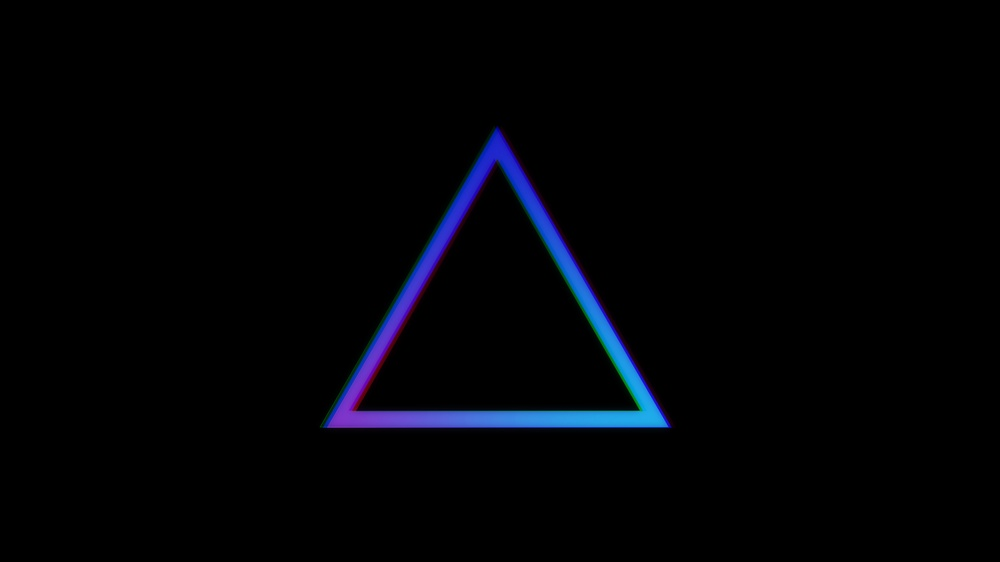
#> input picture wallpaper.jpg, 1000 x 562 px, shrunk from 3840 x 2160 before the run
$ python -i grewalle.py   (imports and definitions only)
#> lines starting #> are read from the running program, lines starting #| are printed output that depends on the picture; after the words box and inside, x2 and y2 are one past the last pixel; in counts of white or black regions, pixels touching at a corner belong together
#> further down, picture is the input picture: shape (562, 1000, 3); mean B, G, R 6.1, 2.6, 1.6
#!/usr/bin/env python
# coding: utf-8

# In[1]:


import argparse
import imutils
import cv2
import pandas as pd
def create(i,thresh,image): #i denotes the dataframe's index
    cnts = cv2.findContours(thresh.copy(), cv2.RETR_EXTERNAL,cv2.CHAIN_APPROX_SIMPLE)
    cnts = imutils.grab_contours(cnts)
    for c in cnts:
        M = cv2.moments(c)
        cX = int(M["m10"] / M["m00"])
        cY = int(M["m01"] / M["m00"])
        cv2.drawContours(image, [c], -1, (0, 255, 0), 2)
    return [cX,cY]
def main(i):
    image = cv2.imread('wallpaper.jpg',cv2.IMREAD_UNCHANGED)
    image2 = cv2.imread('wallpaper.jpg',cv2.IMREAD_UNCHANGED)
    gray = cv2.cvtColor(image, cv2.COLOR_BGR2GRAY)
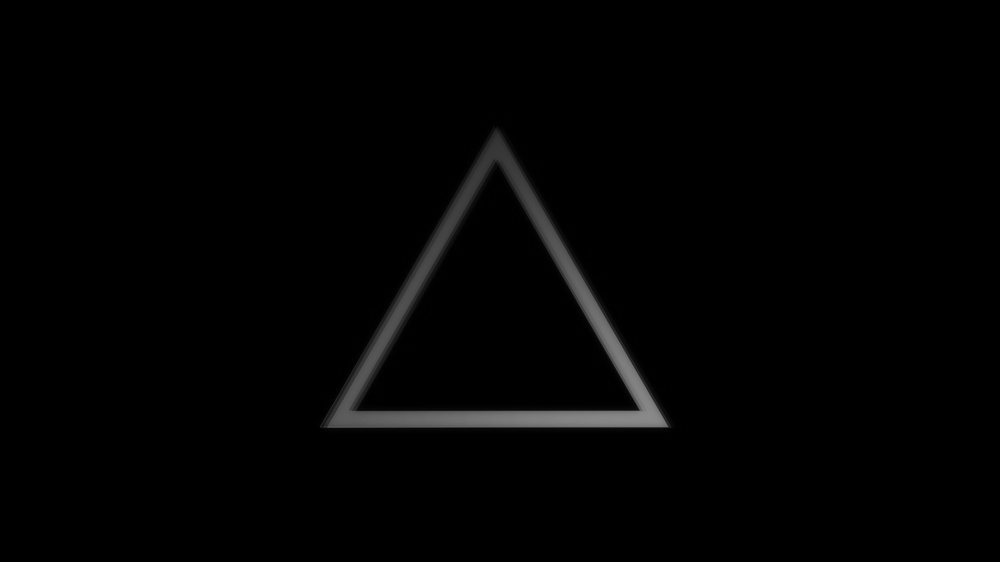
#> gray: shape (562, 1000); min 0, max 138, mean 2.7
    blurred = cv2.GaussianBlur(gray, (5, 5), 0)
    thresh = cv2.threshold(blurred, 60, 255, cv2.THRESH_BINARY)[1]
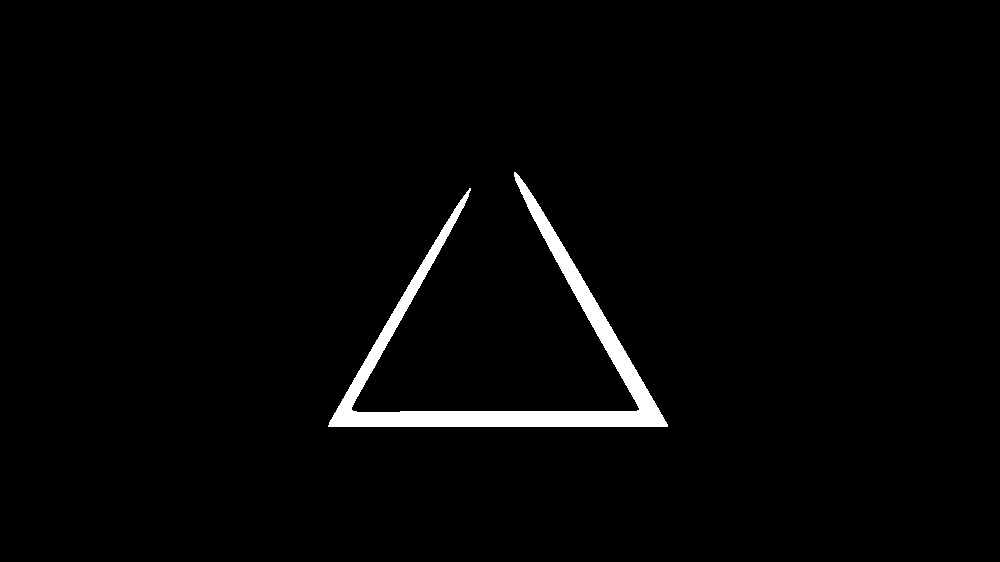
#> thresh: shape (562, 1000); 2.1% white; 1 white region
    lst = []
    lst = create(i,thresh,image)
#> in create, `cnts = cv2.findContours(thresh.copy(), cv2.RETR_EXTERNAL,cv2.CHAIN_APP..`: cnts = 1 contour; box (x1, y1, x2, y2) and area: (328, 172, 668, 427) 10970
#> the loop in create, `for c in cnts:` made 1 pass
#> (cX, cY) on pass 1: (507, 358)
#> after the loop in create, `for c in cnts:`:
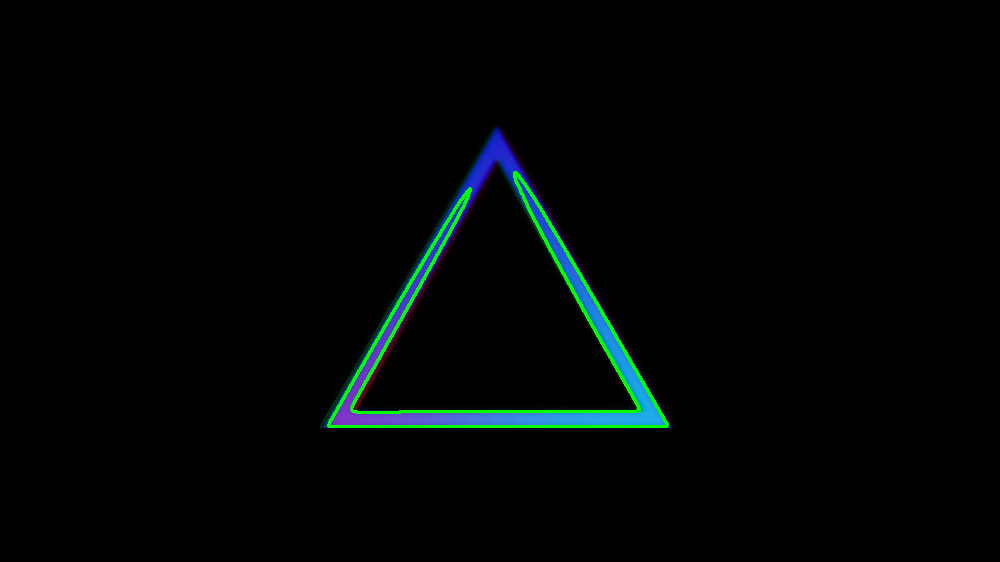
#> image: shape (562, 1000, 3); 1.03% of pixels changed, all inside (x1, y1, x2, y2) = (327, 171, 669, 428)
#> lst = [507, 358]
    cX = lst[0]
#> cX = 507
    cY = lst[1]
#> cY = 358
#> (the run stopped early here; a loop or call above may not have finished)
